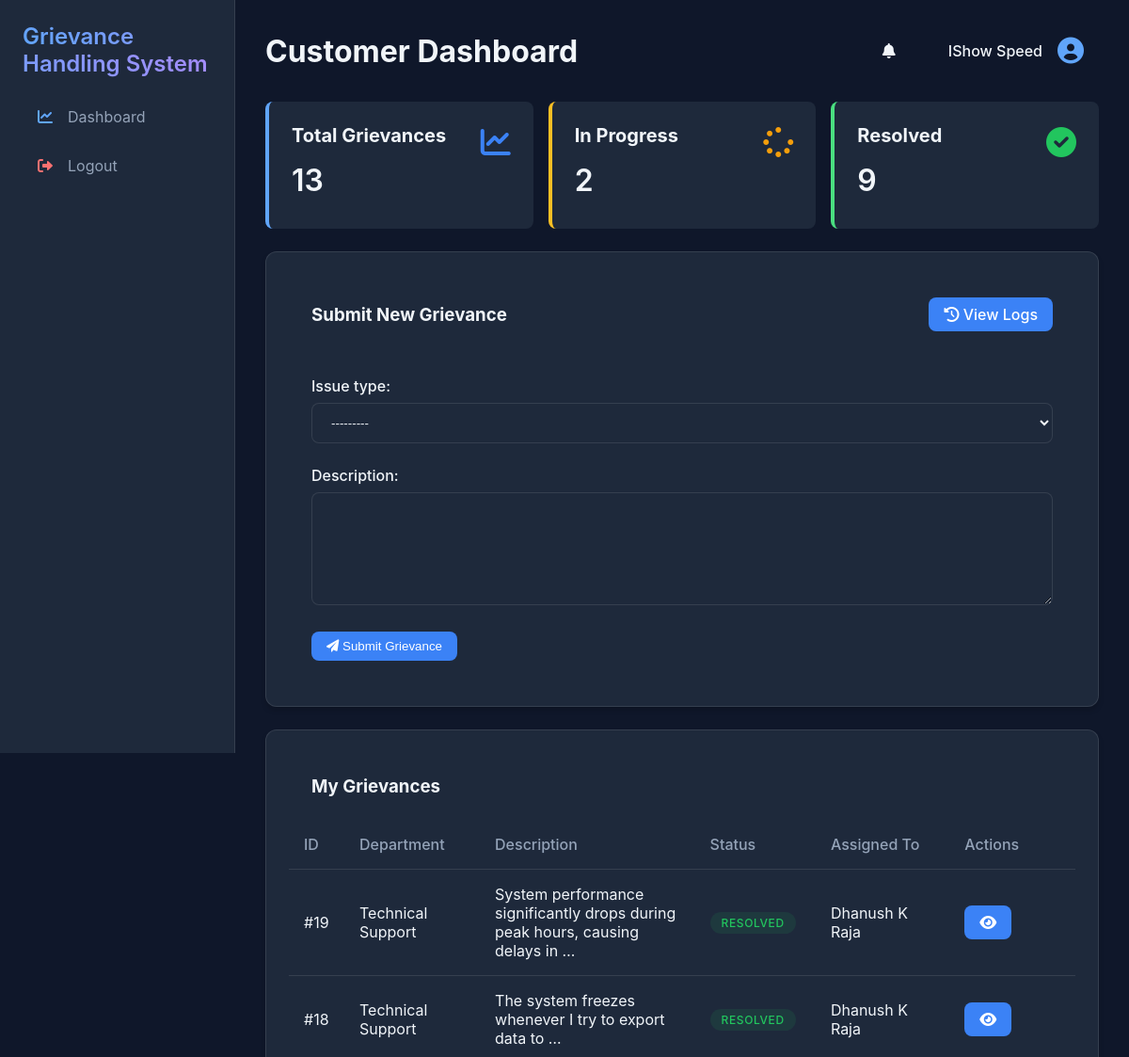
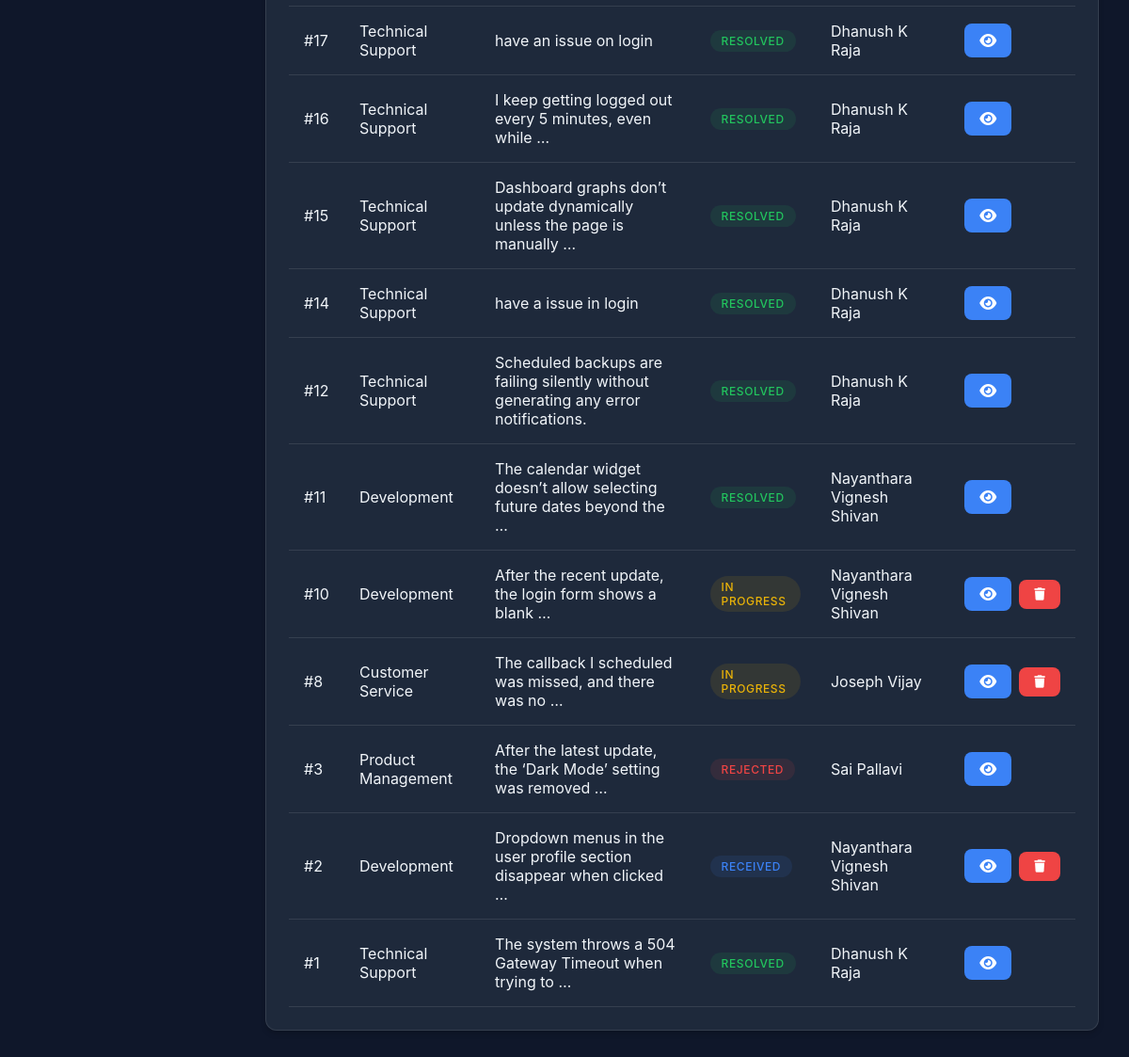
/customer-dashboard/ (signed in), run on the app's committed database (2 pictures, top to bottom).
### users/models.py (models this page shows, shortened)
class CustomUser(AbstractUser):
    class Role(models.TextChoices):
        ADMIN = 'ADMIN', 'Admin'
        EMPLOYEE = 'EMPLOYEE', 'Employee'
        CUSTOMER = 'CUSTOMER', 'Customer'
    role = models.CharField(
        max_length=50,
        choices=Role.choices,
        default=Role.CUSTOMER
    )
    department = models.ForeignKey(
        Department,
        on_delete=models.SET_NULL,
        null=True,
        blank=True,
        related_name='department_employees'
    )
    phone = models.CharField(
        max_length=15,
        blank=True,
        null=True,
        verbose_name="Phone Number"
    )
    is_verified = models.BooleanField(default=False)
    class Meta:
        verbose_name = "User"
        verbose_name_plural = "Users"
        ordering = ['last_name', 'first_name']
        permissions = [
            ("can_manage_users", "Can manage users"),
            ("can_manage_grievances", "Can manage grievances"),
        ]

class Department(models.Model):
    name = models.CharField(max_length=100, unique=True)
    description = models.TextField(blank=True)

### grievances/models.py (models this page shows, shortened)
class Grievance(models.Model):
    class Status(models.TextChoices):
        RECEIVED = 'RECEIVED', 'Received'
        IN_PROGRESS = 'IN_PROGRESS', 'In Progress'
        RESOLVED = 'RESOLVED', 'Resolved'
        REJECTED = 'REJECTED', 'Rejected'
        ESCALATED = 'ESCALATED', 'Escalated'
    class IssueType(models.TextChoices):
        TECHNICAL = 'TECHNICAL', 'Technical Issues'
        CUSTOMER_SERVICE = 'CUSTOMER_SERVICE', 'Customer Service Issues'
        SOFTWARE_BUG = 'SOFTWARE_BUG', 'Software/Application Bugs'
        PRODUCT = 'PRODUCT', 'Product/Feature Issues'
        QUALITY = 'QUALITY', 'Quality Assurance Failures'
    user = models.ForeignKey(CustomUser, on_delete=models.CASCADE, related_name='grievances')
    issue_type = models.CharField(max_length=50, choices=IssueType.choices)
    description = models.TextField()
    status = models.CharField(max_length=50, choices=Status.choices, default=Status.RECEIVED)
    assigned_to = models.ForeignKey(CustomUser, on_delete=models.SET_NULL, null=True, blank=True, related_name='assigned_grievances')
    department = models.ForeignKey(Department, on_delete=models.SET_NULL, null=True, blank=True)
    created_at = models.DateTimeField(auto_now_add=True)
    updated_at = models.DateTimeField(auto_now=True)
    class Meta:
        verbose_name = "Grievance"
        verbose_name_plural = "Grievances"
        ordering = ['-created_at']

### grievances/views.py (the view)
# urls.py: path('customer-dashboard/', customer_dashboard, name='customer_dashboard'),
@login_required
def customer_dashboard(request):
    grievances = Grievance.objects.filter(user=request.user).order_by('-created_at')
    in_progress_count = grievances.filter(status=Grievance.Status.IN_PROGRESS).count()
    resolved_count = grievances.filter(status=Grievance.Status.RESOLVED).count()
    if request.method == 'POST':
        form = GrievanceForm(request.POST)
        if form.is_valid():
            try:
                grievance = form.save(commit=False)
                grievance.user = request.user
                grievance.status = Grievance.Status.RECEIVED
                grievance.save()
                GrievanceLog.objects.create(
                    user=request.user,
                    grievance=grievance,
                    action='CREATE',
                    details=f"Grievance #{grievance.id} created"
                )
                messages.success(request, "Grievance submitted successfully!")
                return redirect('customer_dashboard')
            except Exception as e:
                messages.error(request, f"Error submitting grievance: {str(e)}")
    else:
        form = GrievanceForm()
    return render(request, 'grievances/customer_dashboard.html', {
        'form': form,
        'grievances': grievances,
        'in_progress_count': in_progress_count,
        'resolved_count': resolved_count
    })

### grievances/forms.py
class GrievanceForm(forms.ModelForm):
    class Meta:
        model = Grievance
        fields = ('issue_type', 'description')
        widgets = {
            'description': forms.Textarea(attrs={'rows': 4}),
        }

### grievance_system/context_processors.py (called while the page is built)
def notifications(request):
    if request.user.is_authenticated:
        notifications = Notification.objects.filter(user=request.user).order_by('-created_at')[:10]
        unread_notifications_count = Notification.objects.filter(user=request.user, is_read=False).count()
    else:
        notifications = []
        unread_notifications_count = 0
    return {
        'notifications': notifications,
        'unread_notifications_count': unread_notifications_count
    }

### templates/grievances/customer_dashboard.html (shortened to what this page needs)
{% extends 'base.html' %}
{% block page_title %}Customer Dashboard{% endblock %}
{% block content %}
<div class="stats-grid">
    <div class="stat-card">
        <h3>Total Grievances</h3>
        <div class="value">{{ grievances.count }}</div>
        <div class="trend">
            <i class="fas fa-chart-line text-primary"></i>
        </div>
    </div>
    <div class="stat-card">
        <h3>In Progress</h3>
        <div class="value">{{ in_progress_count }}</div>
        <div class="trend">
            <i class="fas fa-spinner text-warning"></i>
        </div>
    </div>
    <div class="stat-card">
        <h3>Resolved</h3>
        <div class="value">{{ resolved_count }}</div>
        <div class="trend">
            <i class="fas fa-check-circle text-success"></i>
        </div>
    </div>
</div>
<div class="card">
    <div class="card-header">
        <h3>Submit New Grievance</h3>
        <a href="{% url 'grievance_logs' %}" class="btn btn-primary">
            <i class="fas fa-history"></i> View Logs
        </a>
    </div>
    <form method="post" id="grievanceForm" class="card-body">
        {% for field in form %}
            <div class="form-group">
                {{ field.label_tag }}
                {% if field.name == 'issue_type' %}
                    <select name="{{ field.name }}" class="form-select">
                        {% for value, label in field.field.choices %}
                            <option value="{{ value }}" {% if field.value == value %}selected{% endif %}>
                                {{ label }}
                            </option>
                        {% endfor %}
                    </select>
                {% else %}
                    {{ field }}
                {% endif %}
            </div>
        {% endfor %}
        <button type="submit" class="btn btn-primary">
            <i class="fas fa-paper-plane"></i> Submit Grievance
        </button>
    </form>
</div>
<div class="card">
    <div class="card-header">
        <h3>My Grievances</h3>
    </div>
    <div class="table-responsive">
        <table class="table">
            <thead>
                <tr>
                    <th>ID</th>
                    <th>Department</th>
                    <th>Description</th>
                    <th>Status</th>
                    <th>Assigned To</th>
                    <th>Actions</th>
                </tr>
            </thead>
            <tbody>
                {% for grievance in grievances %}
                <tr>
                    <td>#{{ grievance.id }}</td>
                    <td>{{ grievance.department.name|default:"-" }}</td>
                    <td>{{ grievance.description|truncatewords:10 }}</td>
                    <td>
                        <span class="status-badge status-{{ grievance.status|lower }}">
                            {{ grievance.get_status_display }}
                        </span>
                    </td>
                    <td>{{ grievance.assigned_to.get_full_name|default:"-" }}</td>
                    <td>
                        <div class="action-buttons">
                            <a href="{% url 'grievance_detail' grievance.id %}" class="btn btn-primary btn-sm">
                                <i class="fas fa-eye"></i>
                            </a>
                            {% if grievance.status in 'RECEIVED,IN_PROGRESS' %}
                            <form method="post" action="{% url 'delete_grievance' grievance.id %}" class="delete-form">
                                <button type="submit" class="btn btn-danger btn-sm" data-grievance-id="{{ grievance.id }}">
                                    <i class="fas fa-trash"></i>
                                </button>
                            </form>
                            {% endif %}
                        </div>
                    </td>
                </tr>
                {% empty %}
                <tr>
                    <td colspan="6" class="text-center">No grievances found</td>
                </tr>
                {% endfor %}
            </tbody>
        </table>
    </div>
</div>
{% endblock %}

### templates/base.html (shortened to what this page needs)
<!DOCTYPE html>
<html lang="en">
<head>
    <link rel="stylesheet" href="https://cdnjs.cloudflare.com/ajax/libs/font-awesome/6.0.0/css/all.min.css">
</head>
<body>
    <div class="sidebar">
        <a href="{% url 'home' %}" class="sidebar-brand">
             Grievance Handling System
        </a>
        <br/>
        <br/>
        <ul class="sidebar-nav">
            {% if user.is_authenticated %}
                <li class="nav-item">
                    <a href="{% url 'dashboard' %}" class="nav-link {% if request.resolver_match.url_name == 'dashboard' %}active{% endif %}">
                        <i class="fas fa-chart-line icon-primary"></i> Dashboard
                    </a>
                </li>
                <li class="nav-item">
                    <a href="{% url 'logout' %}" class="nav-link">
                        <i class="fas fa-sign-out-alt icon-danger"></i> Logout
                    </a>
                </li>
            {% endif %}
        </ul>
    </div>
    <div class="main-content">
        <div class="top-bar">
            <h1>{% block page_title %}{% endblock %}</h1>
            {% if user.is_authenticated %}
            <div class="user-profile">
                {% if user.role == 'EMPLOYEE' or user.role == 'CUSTOMER' %}
                <div class="notification-container">
                    <div class="notification-icon" onclick="toggleNotifications()">
                        <i class="fas fa-bell"></i>
                    </div>
                </div>
                {% endif %}
                <a href="{% url 'profile' %}" class="profile-link">
                    <span>{{ user.get_full_name }}</span>
                    <i class="fas fa-user-circle"></i>
                </a>
            </div>
            {% endif %}
        </div>
        {% block content %}
        {% endblock %}
    </div>
</body>
</html>

### templates/base.html (style rules this page uses)
:root { --dark-bg: #0f172a; --sidebar-bg: #1e293b; --primary: #3b82f6; --success: #22c55e; --warning: #f59e0b; --danger: #ef4444; --purple: #8b5cf6; --text: #f1f5f9; --text-secondary: #94a3b8; --card-bg: #1e293b; --hover-bg: #334155; --icon-primary: #60a5fa; --icon-success: #4ade80; --icon-warning: #fbbf24; --icon-danger: #f87171; --icon-info: #a78bfa; --icon-muted: #cbd5e1; }
* { margin: 0; padding: 0; box-sizing: border-box; }
body { font-family: 'Inter', -apple-system, BlinkMacSystemFont, sans-serif; background-color: var(--dark-bg); color: var(--text); min-height: 100vh; display: flex; }
.sidebar { width: 250px; background-color: var(--sidebar-bg); padding: 1.5rem; position: fixed; height: 100vh; left: 0; top: 0; border-right: 1px solid rgba(255, 255, 255, 0.1); }
.sidebar-brand { font-size: 1.5rem; font-weight: 600; margin-bottom: 2rem; color: var(--text); text-decoration: none; background: linear-gradient(45deg, var(--icon-primary), var(--icon-info)); background-clip: text; -webkit-background-clip: text; -webkit-text-fill-color: transparent; }
.sidebar-nav { list-style: none; }
.nav-item { margin-bottom: 0.5rem; }
.nav-link { display: flex; align-items: center; padding: 0.75rem 1rem; color: var(--text-secondary); text-decoration: none; border-radius: 0.5rem; transition: all 0.2s; }
.nav-link i { margin-right: 0.75rem; width: 1.25rem; transition: all 0.2s; }
.icon-primary { color: var(--icon-primary); }
.icon-danger { color: var(--icon-danger); }
.main-content { margin-left: 250px; padding: 2rem; width: calc(100% - 250px); }
.top-bar { display: flex; justify-content: space-between; align-items: center; margin-bottom: 2rem; }
.user-profile { display: flex; align-items: center; gap: 1rem; }
.profile-link { display: flex; align-items: center; gap: 1rem; text-decoration: none; color: var(--text); padding: 0.5rem 1rem; border-radius: 0.5rem; transition: all 0.2s; }
.profile-link i { font-size: 1.75rem; color: var(--icon-primary); transition: all 0.2s; }
.profile-link span { color: var(--text); font-weight: 500; }
.notification-container { position: relative; margin-right: 1rem; }
.notification-icon { position: relative; cursor: pointer; padding: 0.5rem; border-radius: 0.5rem; transition: all 0.2s; }
.card { background-color: var(--card-bg); border-radius: 0.75rem; padding: 1.5rem; margin-bottom: 1.5rem; box-shadow: 0 4px 6px -1px rgba(0, 0, 0, 0.2); border: 1px solid rgba(255, 255, 255, 0.1); }
.stats-grid { display: grid; grid-template-columns: repeat(auto-fit, minmax(250px, 1fr)); gap: 1.5rem; margin-bottom: 2rem; }
.stat-card { background-color: var(--card-bg); border-radius: 0.75rem; padding: 1.5rem; border: 1px solid rgba(255, 255, 255, 0.1); transition: transform 0.2s; }
.stat-card h3 { color: var(--text-secondary); font-size: 0.875rem; margin-bottom: 0.5rem; }
.stat-card .value { font-size: 1.875rem; font-weight: 600; }
.table { width: 100%; border-collapse: collapse; }
.table th, .table td { padding: 1rem; text-align: left; border-bottom: 1px solid rgba(255, 255, 255, 0.1); }
.table th { color: var(--text-secondary); font-weight: 500; }
.status-badge { padding: 0.25rem 0.75rem; border-radius: 9999px; font-size: 0.875rem; font-weight: 500; }
.status-received { background-color: rgba(59, 130, 246, 0.1); color: #60a5fa; }
.status-resolved { background-color: rgba(34, 197, 94, 0.1); color: #4ade80; }
.status-rejected { background-color: rgba(239, 68, 68, 0.1); color: #f87171; }
.btn { padding: 0.5rem 1rem; border-radius: 0.5rem; font-weight: 500; cursor: pointer; border: none; transition: all 0.2s; }
.btn-primary { background-color: var(--primary); color: white; }

### data on the page
CustomUser: get_full_name "IShow Speed"
Grievance: id "19", department.name "Technical Support", description "System performance significantly drops during peak hours, causing delays in …", status "RESOLVED", assigned_to.get_full_name "Dhanush K Raja"
Grievance: id "18", department.name "Technical Support", description "The system freezes whenever I try to export data to …", status "RESOLVED", assigned_to.get_full_name "Dhanush K Raja"
Grievance: id "17", department.name "Technical Support", description "have an issue on login", status "RESOLVED", assigned_to.get_full_name "Dhanush K Raja"
Grievance: id "16", department.name "Technical Support", description "I keep getting logged out every 5 minutes, even while …", status "RESOLVED", assigned_to.get_full_name "Dhanush K Raja"
Grievance: id "15", department.name "Technical Support", description "Dashboard graphs don’t update dynamically unless the page is manually …", status "RESOLVED", assigned_to.get_full_name "Dhanush K Raja"
Grievance: id "14", department.name "Technical Support", description "have a issue in login", status "RESOLVED", assigned_to.get_full_name "Dhanush K Raja"
Grievance: id "12", department.name "Technical Support", description "Scheduled backups are failing silently without generating any error notifications.", status "RESOLVED", assigned_to.get_full_name "Dhanush K Raja"
Grievance: id "11", department.name "Development", description "The calendar widget doesn’t allow selecting future dates beyond the …", status "RESOLVED", assigned_to.get_full_name "Nayanthara Vignesh Shivan"
Grievance: id "10", department.name "Development", description "After the recent update, the login form shows a blank …", status "IN PROGRESS", assigned_to.get_full_name "Nayanthara Vignesh Shivan"
Grievance: id "8", department.name "Customer Service", description "The callback I scheduled was missed, and there was no …", status "IN PROGRESS", assigned_to.get_full_name "Joseph Vijay"
Grievance: id "3", department.name "Product Management", description "After the latest update, the ‘Dark Mode’ setting was removed …", status "REJECTED", assigned_to.get_full_name "Sai Pallavi"
Grievance: id "2", department.name "Development", description "Dropdown menus in the user profile section disappear when clicked …", status "RECEIVED", assigned_to.get_full_name "Nayanthara Vignesh Shivan"
Grievance: id "1", department.name "Technical Support", description "The system throws a 504 Gateway Timeout when trying to …", status "RESOLVED", assigned_to.get_full_name "Dhanush K Raja"

### other printed values
{{ grievances.count }} "13"
{{ in_progress_count }} "2"
{{ resolved_count }} "9"
{{ field.label_tag }} "Issue type:" "Description:"
form field issue_type "---------"
